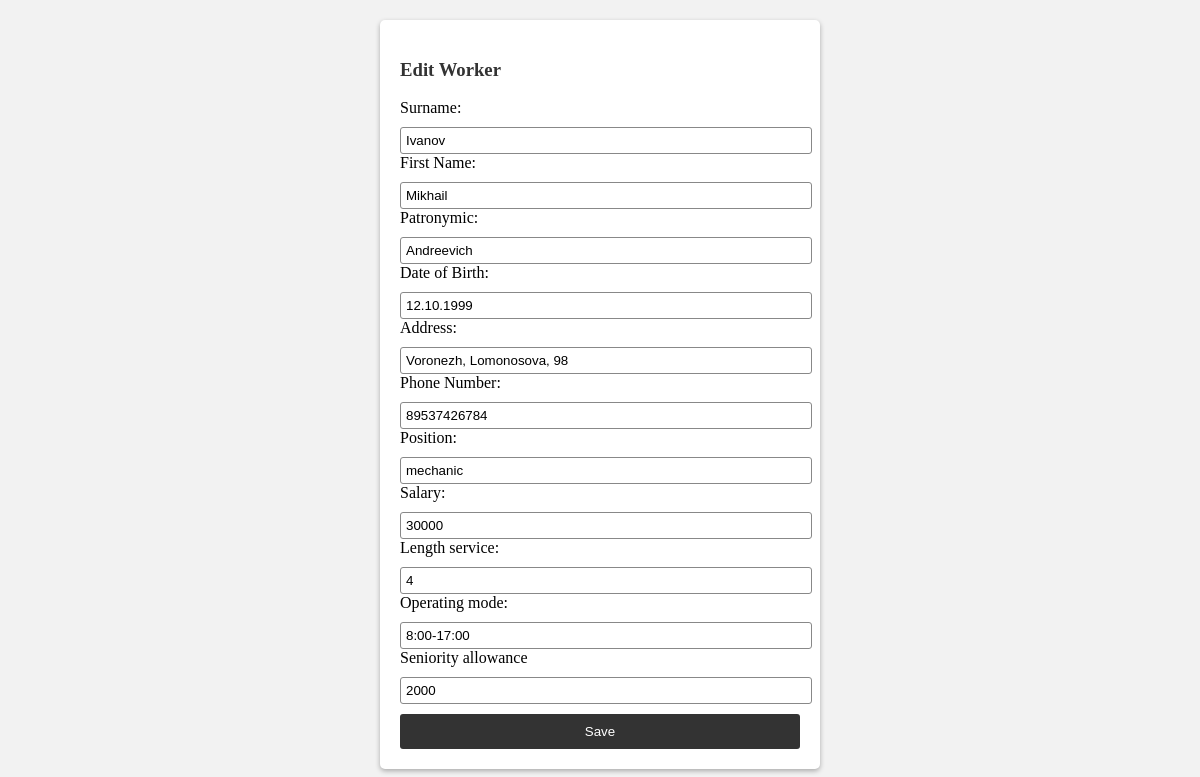
Page /edit_worker/1 on the committed database.
### tables this page shows
CREATE TABLE worker (worker_id Char PRIMARY KEY NOT NULL, surname_worker TEXT NOT NULL, first_name_worker TEXT NOT NULL, patronymic_worker TEXT NOT NULL, date_birth_worker Date NOT NULL, address_worker TEXT NOT NULL, phone_number_worker Char NOT NULL, position_worker Char NOT NULL, salary_worker INTEGER NOT NULL, length_service INTEGER NOT NULL, operating_mode Char NOT NULL, seniority_allowance INTEGER NOT NULL);

### app.py (the view, shortened to what this page needs)
@app.route('/edit_worker/<int:worker_id>', methods=['GET', 'POST'])
def edit_worker(worker_id):
    conn = get_db()
    cursor = conn.cursor()
    cursor.execute("SELECT * FROM worker WHERE worker_id=?", (worker_id,))
    worker = cursor.fetchone()
    conn.close()
    return render_template('edit_worker.html', worker=worker)

### app.py (called while the page is built)
def get_db():
    conn = sqlite3.connect(DATABASE)
    return conn

### templates/edit_worker.html (shortened to what this page needs)
<!DOCTYPE html>
<html>
<head>
</head>
<body>
    <div class="edit-worker-form">
        <h3>Edit Worker</h3>
        <form method="POST" action="{{ url_for('edit_worker', worker_id=worker[0]) }}">
            <label for="surname_worker">Surname:</label>
            <input type="text" name="surname_worker" id="surname_worker" value="{{ worker[1] }}" required>
            <label for="first_name_worker">First Name:</label>
            <input type="text" name="first_name_worker" id="first_name_worker" value="{{ worker[2] }}" required>
            <label for="patronymic_worker">Patronymic:</label>
            <input type="text" name="patronymic_worker" id="patronymic_worker" value="{{ worker[3] }}" required>
            <label for="date_birth_worker">Date of Birth:</label>
            <input type="text" name="date_birth_worker" id="date_birth_worker" value="{{ worker[4] }}" required>
            <label for="address_worker">Address:</label>
            <input type="text" name="address_worker" id="address_worker" value="{{ worker[5] }}" required>
            <label for="phone_number_worker">Phone Number:</label>
            <input type="text" name="phone_number_worker" id="phone_number_worker" value="{{ worker[6] }}" required>
            <label for="position_worker">Position:</label>
            <input type="text" name="position_worker" id="position_worker" value="{{ worker[7] }}" required>
            <label for="salary_worker">Salary:</label>
            <input type="text" name="salary_worker" id="salary_worker" value="{{ worker[8] }}" required>
            <label for="length_service">Length service:</label>
            <input type="text" name="length_service" id="length_service" value="{{ worker[9] }}" required>
            <label for="operating_mode">Operating mode:</label>
            <input type="text" name="operating_mode" id="operating_mode" value="{{ worker[10] }}" required>
            <label for="seniority_allowance">Seniority allowance</label>
            <input type="text" name="seniority_allowance" id="seniority_allowance" value="{{ worker[11] }}" required>
            <button type="submit">Save</button>
        </form>
    </div>
</body>

### templates/edit_worker.html (style rules this page uses)
body { background-color: #f2f2f2; }
.edit-worker-form { background-color: #fff; border-radius: 5px; box-shadow: 0 2px 5px rgba(0, 0, 0, 0.3); padding: 20px; margin: 20px auto; max-width: 400px; }
.edit-worker-form h3 { color: #333; }
.edit-worker-form label { display: block; margin-bottom: 10px; }
.edit-worker-form input[type="text"] { width: 100%; padding: 5px; border: 1px solid #888; border-radius: 3px; }
.edit-worker-form button { display: block; width: 100%; padding: 10px; margin-top: 10px; background-color: #333; color: #fff; border: none; border-radius: 3px; cursor: pointer; }

### rows in the picture
worker: surname_worker "Ivanov", first_name_worker "Mikhail", patronymic_worker "Andreevich", date_birth_worker "12.10.1999", address_worker "Voronezh, Lomonosova, 98", phone_number_worker "89537426784", position_worker "mechanic", salary_worker "30000", length_service "4", operating_mode "8:00-17:00", seniority_allowance "2000"
